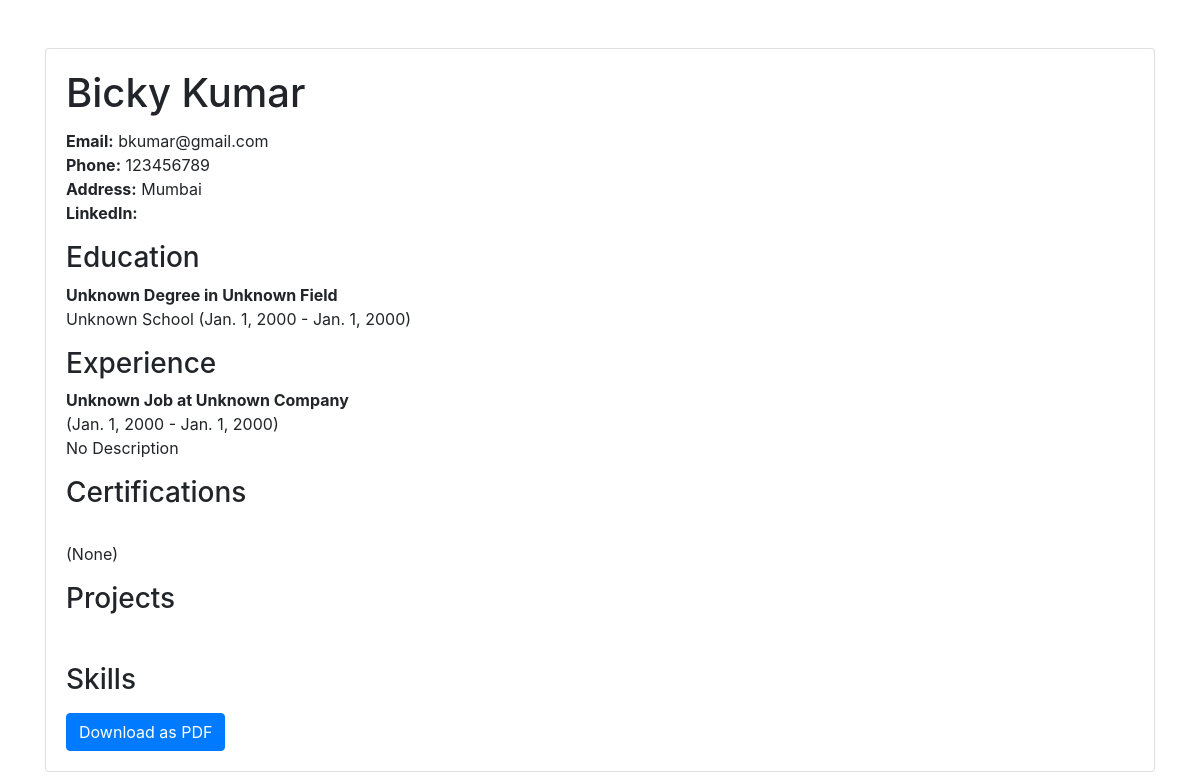
The page /view_resume/1/ on the database its author committed.
### builder/models.py (models this page shows, shortened)
class PersonalInfo(models.Model):
    first_name = models.CharField(max_length=50)
    last_name = models.CharField(max_length=50)
    email = models.EmailField()
    phone = models.CharField(max_length=15)
    address = models.TextField()
    linkedin = models.URLField(max_length=200, blank=True)
    school_name = models.CharField(max_length=100)
    degree = models.CharField(max_length=50)
    field_of_study = models.CharField(max_length=50)
    education_start_date = models.DateField()
    education_end_date = models.DateField()
    job_title = models.CharField(max_length=100)
    company_name = models.CharField(max_length=100)
    job_start_date = models.DateField()
    job_end_date = models.DateField()
    job_description = models.TextField()
    certification_name = models.CharField(max_length=100, blank=True)
    certification_issuer = models.CharField(max_length=100, blank=True)
    certification_date = models.DateField(null=True, blank=True)
    project_title = models.CharField(max_length=100, blank=True)
    project_description = models.TextField(blank=True)
    skills = models.TextField(blank=True)

### builder/views.py (the view, shortened to what this page needs)
# urls.py: path('view_resume/<int:personal_info_id>/', views.view_resume, name='view_resume'),
def view_resume(request, personal_info_id):
    personal_info = PersonalInfo.objects.get(id=personal_info_id)
    return render(request, 'builder/view_resume.html', {'personal_info': personal_info})

### builder/templates/builder/view_resume.html (shortened to what this page needs)
<!DOCTYPE html>
<html>
<head>
    <link rel="stylesheet" href="https://stackpath.bootstrapcdn.com/bootstrap/4.5.2/css/bootstrap.min.css">
</head>
<body>
    <div class="container mt-5">
        <div class="card">
            <div class="card-body">
                <h1 class="card-title">{{ personal_info.first_name }} {{ personal_info.last_name }}</h1>
                <p class="card-text">
                    <strong>Email:</strong> {{ personal_info.email }}<br>
                    <strong>Phone:</strong> {{ personal_info.phone }}<br>
                    <strong>Address:</strong> {{ personal_info.address }}<br>
                    <strong>LinkedIn:</strong> <a href="{{ personal_info.linkedin }}">{{ personal_info.linkedin }}</a>
                </p>
                <h3>Education</h3>
                <p>
                    <strong>{{ personal_info.degree }} in {{ personal_info.field_of_study }}</strong><br>
                    {{ personal_info.school_name }} ({{ personal_info.education_start_date }} - {{ personal_info.education_end_date }})
                </p>
                <h3>Experience</h3>
                <p>
                    <strong>{{ personal_info.job_title }} at {{ personal_info.company_name }}</strong><br>
                    ({{ personal_info.job_start_date }} - {{ personal_info.job_end_date }})<br>
                    {{ personal_info.job_description }}
                </p>
                <h3>Certifications</h3>
                <p>
                    <strong>{{ personal_info.certification_name }}</strong><br>
                    {{ personal_info.certification_issuer }} ({{ personal_info.certification_date }})
                </p>
                <h3>Projects</h3>
                <p>
                    <strong>{{ personal_info.project_title }}</strong><br>
                </p>
                <h3>Skills</h3>
                <a href="?download=true" class="btn btn-primary">Download as PDF</a>
            </div>
        </div>
    </div>
</body>
</html>

### rows shown on the page
PersonalInfo: first_name "Bicky", last_name "Kumar", email "bkumar@gmail.com", phone "123456789", address "Mumbai", degree "Unknown Degree", field_of_study "Unknown Field", school_name "Unknown School", education_start_date "Jan. 1, 2000", education_end_date "Jan. 1, 2000", job_title "Unknown Job", company_name "Unknown Company", job_start_date "Jan. 1, 2000", job_end_date "Jan. 1, 2000", job_description "No Description", certification_date "None"
